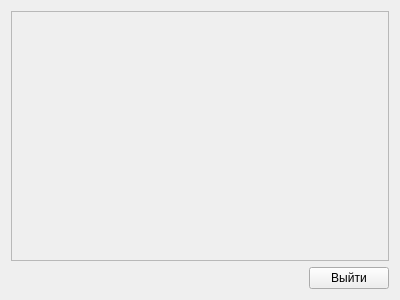
<?xml version="1.0" encoding="UTF-8"?>
<ui version="4.0">
 <class>Form_open_ejected_object</class>
 <widget class="QWidget" name="Form_open_ejected_object">
  <property name="geometry">
   <rect>
    <x>0</x>
    <y>0</y>
    <width>400</width>
    <height>300</height>
   </rect>
  </property>
  <property name="windowTitle">
   <string>Form</string>
  </property>
  <layout class="QVBoxLayout" name="verticalLayout">
   <item>
    <widget class="QScrollArea" name="scrollArea">
     <property name="widgetResizable">
      <bool>true</bool>
     </property>
     <widget class="QWidget" name="scrollAreaWidgetContents">
      <property name="geometry">
       <rect>
        <x>0</x>
        <y>0</y>
        <width>380</width>
        <height>249</height>
       </rect>
      </property>
      <layout class="QVBoxLayout" name="verticalLayout_3">
       <item>
        <layout class="QVBoxLayout" name="verticalLayout_main"/>
       </item>
      </layout>
     </widget>
    </widget>
   </item>
   <item>
    <layout class="QHBoxLayout" name="horizontalLayout">
     <item>
      <spacer name="horizontalSpacer">
       <property name="orientation">
        <enum>Qt::Horizontal</enum>
       </property>
       <property name="sizeHint" stdset="0">
        <size>
         <width>40</width>
         <height>20</height>
        </size>
       </property>
      </spacer>
     </item>
     <item>
      <widget class="QPushButton" name="pushButton">
       <property name="text">
        <string>Выйти</string>
       </property>
      </widget>
     </item>
    </layout>
   </item>
  </layout>
 </widget>
 <resources/>
 <connections/>
</ui>
